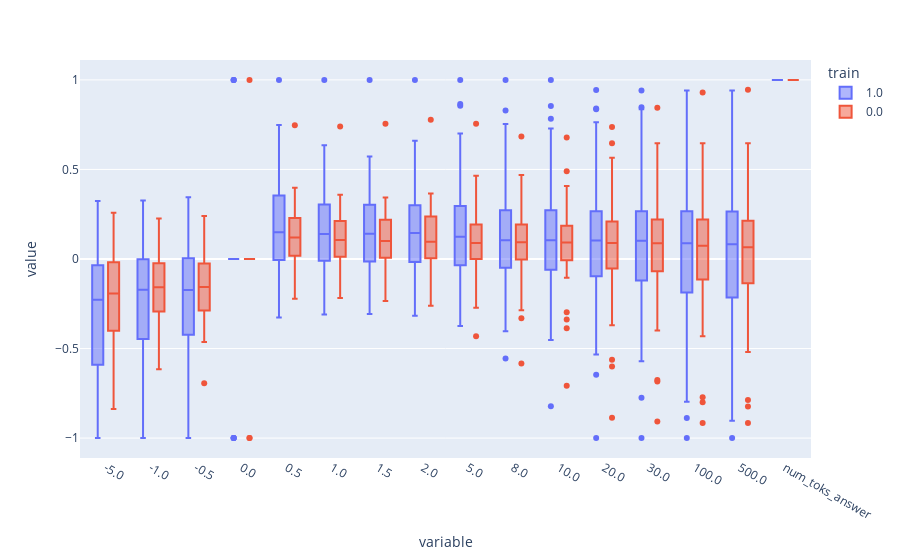

Here is the notebook cell this chart was saved with:
### Code cell
dff2 = dff[dff['num_toks_answer']==1]
px.box(dff2 / dff2.abs().max(axis=0), color='train')

### Figure 1 — Plotly figure (JSON) as saved in the notebook; plotly's stock layout.template omitted (floating-point values rounded to 4 significant figures; data arrays with more than 128 entries replaced by an {"elided": "..."} marker saying what was removed)
{"data": [{"alignmentgroup": "True", "hovertemplate": "train=1.0<br>variable=%{x}<br>value=%{y}<extra></extra>", "legendgroup": "1.0", "marker": {"color": "#636efa"}, "name": "1.0", "notched": false, "offsetgroup": "1.0", "orientation": "v", "showlegend": true, "type": "box", "x": {"elided": "1088 str values"}, "x0": " ", "xaxis": "x", "y": {"elided": "1088 float values"}, "y0": " ", "yaxis": "y"}, {"alignmentgroup": "True", "hovertemplate": "train=0.0<br>variable=%{x}<br>value=%{y}<extra></extra>", "legendgroup": "0.0", "marker": {"color": "#EF553B"}, "name": "0.0", "notched": false, "offsetgroup": "0.0", "orientation": "v", "showlegend": true, "type": "box", "x": {"elided": "416 str values"}, "x0": " ", "xaxis": "x", "y": {"elided": "416 float values"}, "y0": " ", "yaxis": "y"}], "layout": {"boxmode": "group", "legend": {"title": {"text": "train"}, "tracegroupgap": 0}, "margin": {"t": 60}, "xaxis": {"anchor": "y", "domain": [0, 1], "title": {"text": "variable"}}, "yaxis": {"anchor": "x", "domain": [0, 1], "title": {"text": "value"}}}}
